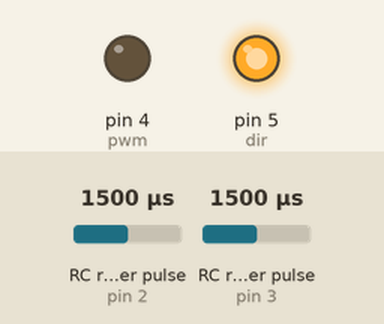
This sketch was run on a simulated Arduino Mega 2560, built with avr-gcc and run on an emulated ATmega2560. Shown: output pins drawn as LEDs (lit = HIGH). Wiring (inferred from the names in the program): 2 × RC receiver channel: data pin 2 / data pin 3. The test bench sets the inputs (shaded band); at power-on: RC receiver pulse (sensors on pin 2, pin 3) 1500 µs.

Above: at 2.5 s.
At 7.6 s:
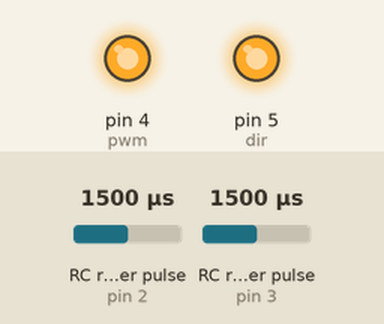
Timing chart, 0 to 17.4 s (numbered marks = the images above):
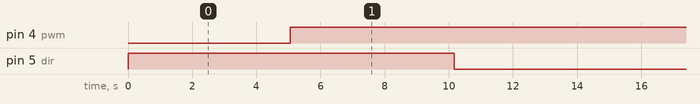

The sketch:

pid_test.ino
```cpp
#define chanA 2
#define chanAInt 0
#define chanB 3
#define chanBInt 1
#define pwm 4
#define dir 5
#define pan A1

//int pan_op;

const int CPR=4096;// Pololu CPR=64;
volatile long int count=0;
volatile unsigned long int lastMilli=0;
volatile unsigned long int milli=0;
volatile bool chA,chB,chAP,chBP;
volatile int dr=1;
volatile int updateTime=20;
volatile float rpm=0.0;
volatile float panRead=0.0;
volatile float moAng=0.0;
volatile float shAng=0.0;

double Kp=6.713;
double Ki=564.793;
double Kd=100;
volatile float errPast=0.0;
volatile float parPast=0.0;
volatile float err=0.0;
volatile float errDer=0.0;
volatile float errInt=0.0;
volatile float cntr=0.0;

int ref=0;
int pwmVal=0;
int time=0;

void setup(){
  noInterrupts();
  pinMode(pwm,OUTPUT);
  pinMode(dir,OUTPUT);
  pinMode(chanA,INPUT);
  digitalWrite(chanA,LOW);
  pinMode(chanB,INPUT);
  digitalWrite(chanB,LOW);
  pinMode(pan,INPUT);
  Serial.begin(9600);

  // Attach interrupt on encoder channels
  attachInterrupt(0,pulseCountA,CHANGE);
  attachInterrupt(1,pulseCountB,CHANGE);

  // Attached timer interrupt to calculate RPM
  TCCR1A=0;// RESET REGISTER
  TCCR1B=0;
  TCNT1=0;

  OCR1A=250*updateTime;//12500;// COMPARE MATCH REGISTER SET FOR MEGA RUNNING AT 16MHZ WITH PRESCALER 64 COUNTING FOR 20HZ
  TCCR1B |= (1 << CS11);// SET PRESCALER TO 64
  TCCR1B |= (1 << CS10);// SET PRESCALER TO 64
  TCCR1B |= (1 << WGM12);// CTC MODE
  TIMSK1 |= (1 << OCIE1A);// ENABLE TIMER 1 COMPARE A INTERRUPT

  interrupts();
}

void loop(){

//  digitalWrite(dir,HIGH);      // set DIR pin HIGH or LOW
//
//  getPanOp(pan);
//  analogWrite(pwm,panRead);
//    ref=90;

  if (time>=0 && time<250){
    ref=0;
  }else if (time>=250 && time<500){
    ref=45;
  }else if (time>=500 && time<750){
    ref=-45;
  }else time=0;

  pwmVal=abs(PID(Kp,Ki,Kd,ref,rpm));//1.34,0,0.123
  digitalWrite(dir,dr);
  analogWrite(pwm,pwmVal);
  time++;
//  if(time>20000) time=0;
//  Serial.print("Angle:");Serial.print(shAng);Serial.print(" ;Direction:");Serial.println(dr);
//  delay(100);

//  Serial.print("RPM:");Serial.print(rpm);Serial.print(" ;Direction:");Serial.println(dr);
//  delay(100);
//Serial.println(ref);
  delay(20);
}

void pulseCountA(){
  chA=digitalRead(chanA);
  chB=digitalRead(chanB);
  if(chA==chB) count++;// Read and compare digital port 2 and 3
  else count--;
}

void pulseCountB(){
  chA=digitalRead(chanA);
  chB=digitalRead(chanB);
  if(chB!=chA) count++;// Read and compare digital port 2 and 3
  else count--;
}

void getPanOp(int panPort){
// panPort= Analog port on which panel is connected
  panRead = 0.0;               //get average five consecutive analog readings from A1 pin (pot)
  for(int i =0;i<5;i++)
    panRead += analogRead(panPort);
  panRead*=0.04986;//(0.2493/5);        //convert from 10 bit to 8 bit, 0.2493 = 255/1023 5v/1023=0.004887
}

ISR(TIMER1_COMPA_vect){ // TIMER 1 COMPARE A ISR
//  noInterrupts();
  rpm=float(14.648*count/updateTime);//float((60000*count)/(CPR*updateTime));//(count/64)/(0.4/60) for both channels?32 CPR per channel
//  moAng+=(5.625*count);
//  shAng+=(0.3*count);
//  interrupts();
  count=0;
//  if(rpm<0) dr=-1;
//  else dr=1;
  rpm=abs(rpm);

}

float PID(double P,double I,double D, int refer, int actual){
  err=refer-actual;
//  errDer=err-errPast;
  errDer=parPast-actual;
  errInt+=err;
  errInt=constrain(errInt,-180,180);
//  cntr=constrain(((P*err)+(I*errInt)+(D*errDer)),-255,255);
  cntr=constrain(((P*err)+(I*errInt)+(D*errDer)),-255,255);
  if(cntr<0) dr=LOW;
  else dr=HIGH;
  errPast=err;
  parPast=actual;
  return int(cntr);
}
```

Measured:
- by itself, pin 4 (pwm): LOW → HIGH at 5.1 s
- by itself, pin 5 (dir): repeats every 15.1 s: LOW 10.1 s, HIGH 5.1 s
